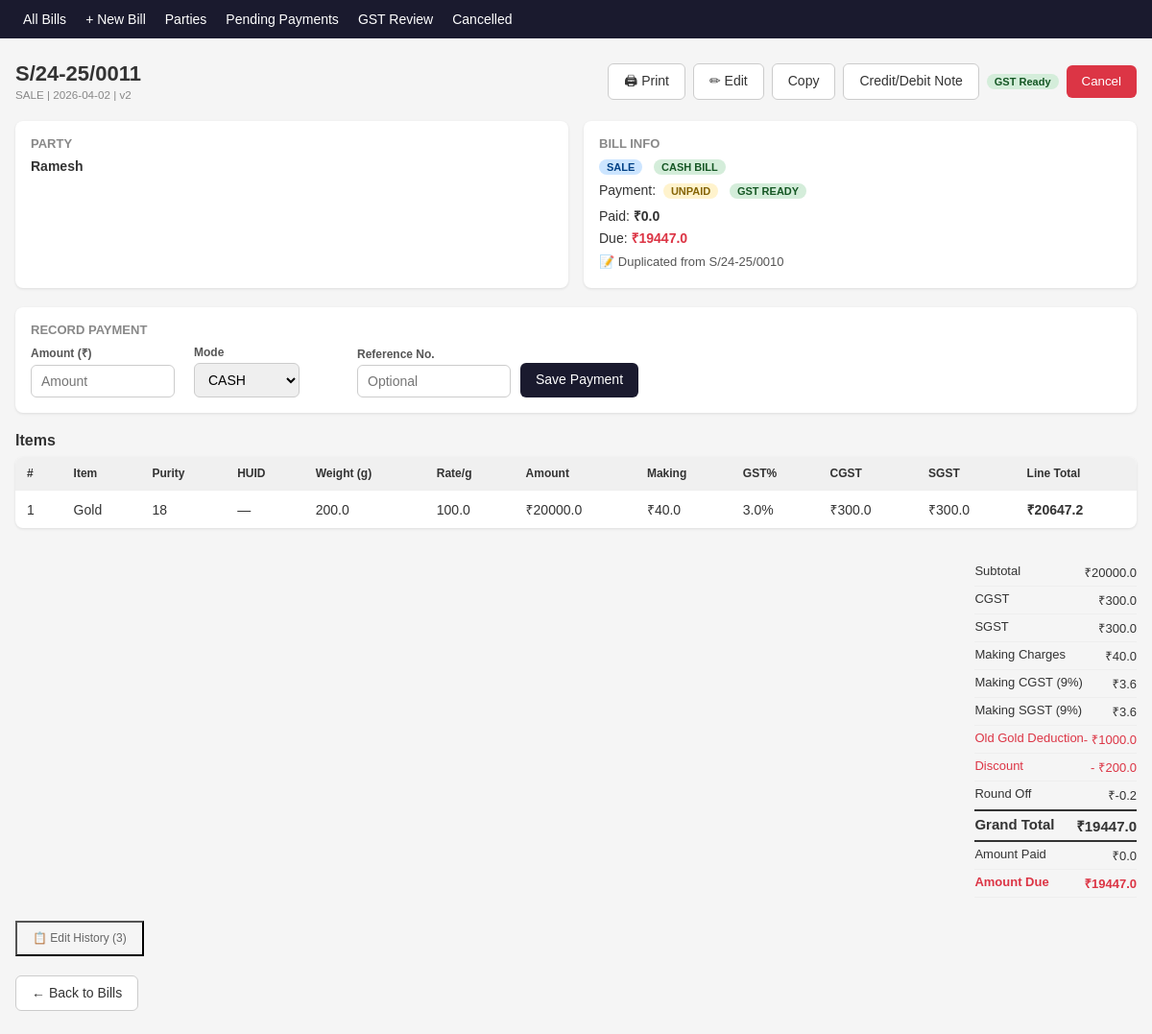
The app's page /invoices/11 with its own data.
### app/models/invoices.py (models this page shows)
class Invoice(SQLModel, table=True):
    __tablename__ = "invoices"
    id: Optional[int] = Field(default=None, primary_key=True)
    invoice_number: str = Field(index=True)
    invoice_type: str
    bill_category: str = "cash"
    party_id: Optional[int] = Field(default=None, foreign_key="parties.id")
    financial_year_id: Optional[int] = Field(default=None, foreign_key="financial_years.id")
    invoice_date: date = Field(index=True)
    due_date: Optional[date] = None
    credit_due_date: Optional[date] = None
    place_of_supply: Optional[str] = "Uttar Pradesh"
    supply_type: str = "intrastate"
    party_gstin: Optional[str] = None
    subtotal: float = 0.0
    total_cgst: float = 0.0
    total_sgst: float = 0.0
    total_igst: float = 0.0
    total_making_charges: float = 0.0
    making_cgst: float = 0.0
    making_sgst: float = 0.0
    old_gold_value: float = 0.0
    discount: float = 0.0
    round_off: float = 0.0
    grand_total: float = 0.0
    amount_paid: float = 0.0
    amount_due: float = 0.0
    payment_mode: Optional[str] = None
    payment_status: str = "unpaid"
    gst_status: str = "pending_review"
    version_number: int = 1
    is_cancelled: bool = False
    cancelled_at: Optional[datetime] = None
    cancelled_reason: Optional[str] = None
    ref_invoice_id: Optional[int] = Field(default=None, foreign_key="invoices.id")
    notes: Optional[str] = None
    created_at: datetime = Field(default_factory=datetime.utcnow)
    updated_at: datetime = Field(default_factory=datetime.utcnow)

class InvoiceItem(SQLModel, table=True):
    __tablename__ = "invoice_items"
    id: Optional[int] = Field(default=None, primary_key=True)
    invoice_id: int = Field(foreign_key="invoices.id")
    product_id: Optional[int] = Field(default=None, foreign_key="products.id")
    item_name: str
    hsn_code: str = "7113"
    purity: Optional[str] = None
    huid: Optional[str] = None
    weight_grams: Optional[float] = None
    rate_per_gram: Optional[float] = None
    quantity: float = 1.0
    unit: str = "grams"
    amount: float = 0.0
    making_charges: Optional[float] = None
    making_gst_rate: float = 18.0
    making_cgst: float = 0.0
    making_sgst: float = 0.0
    gst_rate: float = 3.0
    cgst_amount: float = 0.0
    sgst_amount: float = 0.0
    igst_amount: float = 0.0
    line_total: float = 0.0
    sort_order: int = 0
    description: Optional[str] = None

### app/models/parties.py (models this page shows)
class Party(SQLModel, table=True):
    __tablename__ = "parties"
    id: Optional[int] = Field(default=None, primary_key=True)
    type: str                           # customer / supplier / both
    name: str = Field(index=True)
    phone: Optional[str] = Field(default=None, index=True)
    email: Optional[str] = None
    address: Optional[str] = None
    city: Optional[str] = None
    state: Optional[str] = None
    state_code: Optional[str] = None
    gstin: Optional[str] = None
    gstin_verified: bool = False
    gstin_status: Optional[str] = None  # active / cancelled / pending
    business_type: Optional[str] = None # fixed typo: bussiness -> business
    credit_limit: Optional[float] = None
    credit_days: Optional[int] = None
    opening_balance: Optional[float] = None
    opening_balance_type: Optional[str] = None  # debit / credit
    notes: Optional[str] = None
    created_at: datetime = Field(default_factory=datetime.utcnow)

### app/routers/invoices.py (the view)
@router.get("/{invoice_id}", response_class=HTMLResponse)
def invoice_detail(invoice_id: int, request: Request, session: Session = Depends(get_session)):
    invoice = session.get(Invoice, invoice_id)
    if not invoice:
        raise HTTPException(status_code=404, detail="Bill not found")
    items = session.exec(
        select(InvoiceItem)
        .where(InvoiceItem.invoice_id == invoice_id)
        .order_by(InvoiceItem.sort_order)
    ).all()
    party     = session.get(Party, invoice.party_id) if invoice.party_id else None
    edit_logs = session.exec(
        select(InvoiceEditLog)
        .where(InvoiceEditLog.invoice_id == invoice_id)
        .order_by(InvoiceEditLog.edited_at.desc())
    ).all()
    return templates.TemplateResponse(
        request=request, name="invoices/detail.html",
        context={
            "invoice":   invoice,
            "items":     items,
            "party":     party,
            "edit_logs": edit_logs,
            "today":     date.today(),   # FIX: was missing, needed for due date comparison
        }
    )

### app/templates/invoices/detail.html (shortened to what this page needs)
{% extends "base.html" %}
{% block content %}
<div class="page-header">
    <div>
        <h1 style="margin:0">{{ invoice.invoice_number }}</h1>
        <small style="color:#888">
            {{ invoice.invoice_type | upper }} |
            {{ invoice.invoice_date }} |
            v{{ invoice.version_number }}
        </small>
    </div>
    <div style="display:flex; gap:8px; flex-wrap:wrap; align-items:center;">
        {% if not invoice.is_cancelled %}
        <a href="/invoices/{{ invoice.id }}/print" class="btn-secondary" target="_blank">🖨 Print</a>
        <a href="/invoices/{{ invoice.id }}/edit" class="btn-secondary">✏ Edit</a>
        <button onclick="duplicateBill({{ invoice.id }})" class="btn-secondary">Copy</button>
        {% if invoice.invoice_type == "sale" %}
        <a href="/invoices/{{ invoice.id }}/credit-note" class="btn-secondary">Credit/Debit Note</a>
        {% endif %}
        {% if invoice.gst_status == "pending_review" %}
        <button onclick="markGstReady({{ invoice.id }})" class="btn-primary">✓ Mark GST Ready</button>
        {% else %}
        <span class="badge badge-gst-gst_ready" style="align-self:center;">GST Ready</span>
        {% endif %}
        <button onclick="cancelBill({{ invoice.id }})" class="btn-danger">Cancel</button>
        {% else %}
        <span class="badge badge-overdue" style="font-size:13px; padding:6px 14px;">CANCELLED</span>
        <button onclick="recoverBill({{ invoice.id }})" class="btn-secondary">Recover Bill</button>
        {% endif %}
    </div>
</div>
<div class="detail-grid">
    <div class="detail-card">
        <h3>Party</h3>
        {% if party %}
        <p><strong>{{ party.name }}</strong></p>
        {% else %}
        <p style="color:#888">Walk-in customer</p>
        {% endif %}
    </div>
    <div class="detail-card">
        <h3>Bill Info</h3>
        <p style="margin-bottom:8px">
            <span class="badge badge-{{ invoice.invoice_type }}">
                {{ invoice.invoice_type | upper }}
            </span>
            {% if invoice.bill_category == "credit" %}
            <span class="badge badge-unpaid">CREDIT BILL</span>
            {% else %}
            <span class="badge badge-paid">CASH BILL</span>
            {% endif %}
        </p>
        <p style="margin-bottom:4px">
            Payment:&nbsp;
            <span class="badge badge-{{ invoice.payment_status }}">
                {{ invoice.payment_status | upper }}
            </span>
            <span class="badge badge-gst-{{ invoice.gst_status }}">
                {{ invoice.gst_status | replace("_"," ") | upper }}
            </span>
        </p>
        <p style="margin-top:8px">Paid: <strong>₹{{ invoice.amount_paid }}</strong></p>
        <p>Due: <strong style="color:{% if invoice.amount_due > 0 %}#dc3545{% else %}#28a745{% endif %}">
                ₹{{ invoice.amount_due }}
            </strong></p>
        {% if invoice.notes %}
        <p style="margin-top:8px; color:#555; font-size:13px">📝 {{ invoice.notes }}</p>
        {% endif %}
    </div>
</div>
{% if not invoice.is_cancelled and invoice.payment_status != "paid" %}
<div class="detail-card" style="margin-bottom:20px">
    <h3>Record Payment</h3>
    <div style="display:flex; gap:10px; flex-wrap:wrap; align-items:flex-end;">
        <div class="form-group">
            <label>Amount (₹)</label>
            <input type="number" id="payAmount" step="0.01" min="0" max="{{ invoice.amount_due }}" placeholder="Amount"
                style="width:150px">
        </div>
        <div class="form-group">
            <label>Mode</label>
            <select id="payMode" style="width:110px">
                {% for m in ["cash","upi","cheque","card","neft","rtgs"] %}
                <option value="{{ m }}">{{ m | upper }}</option>
                {% endfor %}
            </select>
        </div>
        <div class="form-group">
            <label>Reference No.</label>
            <input type="text" id="payRef" placeholder="Optional" style="width:160px">
        </div>
        <button onclick="recordPayment({{ invoice.id }})" class="btn-primary">Save Payment</button>
    </div>
</div>
{% endif %}
<h2>Items</h2>
<table class="table" style="margin-bottom:16px">
    <thead>
        <tr>
            <th>#</th>
            <th>Item</th>
            <th>Purity</th>
            <th>HUID</th>
            <th>Weight (g)</th>
            <th>Rate/g</th>
            <th>Amount</th>
            <th>Making</th>
            <th>GST%</th>
            <th>CGST</th>
            <th>SGST</th>
            <th>Line Total</th>
        </tr>
    </thead>
    <tbody>
        {% for item in items %}
        <tr>
            <td>{{ loop.index }}</td>
            <td>{{ item.item_name }}</td>
            <td>{{ item.purity or "—" }}</td>
            <td>{{ item.huid or "—" }}</td>
            <td>{{ item.weight_grams or "—" }}</td>
            <td>{{ item.rate_per_gram or "—" }}</td>
            <td>₹{{ item.amount }}</td>
            <td>₹{{ item.making_charges or 0 }}</td>
            <td>{{ item.gst_rate }}%</td>
            <td>₹{{ item.cgst_amount }}</td>
            <td>₹{{ item.sgst_amount }}</td>
            <td><strong>₹{{ item.line_total }}</strong></td>
        </tr>
        {% endfor %}
    </tbody>
</table>
<div style="display:flex; justify-content:flex-end; margin-bottom:20px">
    <div class="totals-box">
        <div class="total-row"><span>Subtotal</span><span>₹{{ invoice.subtotal }}</span></div>
        <div class="total-row"><span>CGST</span><span>₹{{ invoice.total_cgst }}</span></div>
        <div class="total-row"><span>SGST</span><span>₹{{ invoice.total_sgst }}</span></div>
        <div class="total-row"><span>Making Charges</span><span>₹{{ invoice.total_making_charges }}</span></div>
        <div class="total-row"><span>Making CGST (9%)</span><span>₹{{ invoice.making_cgst }}</span></div>
        <div class="total-row"><span>Making SGST (9%)</span><span>₹{{ invoice.making_sgst }}</span></div>
        {% if invoice.old_gold_value > 0 %}
        <div class="total-row" style="color:#dc3545"><span>Old Gold Deduction</span><span>- ₹{{ invoice.old_gold_value
                }}</span></div>
        {% endif %}
        {% if invoice.discount > 0 %}
        <div class="total-row" style="color:#dc3545"><span>Discount</span><span>- ₹{{ invoice.discount }}</span></div>
        {% endif %}
        <div class="total-row"><span>Round Off</span><span>₹{{ invoice.round_off }}</span></div>
        <div class="total-row total-grand"><span>Grand Total</span><span>₹{{ invoice.grand_total }}</span></div>
        <div class="total-row"><span>Amount Paid</span><span>₹{{ invoice.amount_paid }}</span></div>
        <div class="total-row total-due"><span>Amount Due</span><span>₹{{ invoice.amount_due }}</span></div>
    </div>
</div>
{% if edit_logs %}
<div style="margin-top:24px; margin-bottom:20px">
    <button onclick="document.getElementById('editHistory').style.display =
        document.getElementById('editHistory').style.display === 'none' ? 'block' : 'none'" class="btn-ghost"
        style="font-size:12px">
        📋 Edit History ({{ edit_logs|length }})
    </button>
</div>
{% endif %}
<a href="/invoices" class="btn-secondary">← Back to Bills</a>
{% endblock %}

### app/static/css/style.css (style rules this page uses)
* { box-sizing: border-box; margin: 0; padding: 0; }
body { font-family: Arial, sans-serif; font-size: 14px; background: #f5f5f5; color: #333; }
.page-header { display: flex; justify-content: space-between; align-items: center; margin-bottom: 20px; }
h1 { font-size: 22px; }
h2 { font-size: 16px; margin: 16px 0 8px; }
.btn-primary { background: #1a1a2e; color: #fff; padding: 8px 16px; border: none; border-radius: 6px; cursor: pointer; text-decoration: none; font-size: 14px; }
.btn-secondary { background: #fff; color: #333; padding: 8px 16px; border: 1px solid #ccc; border-radius: 6px; cursor: pointer; text-decoration: none; font-size: 14px; }
.btn-danger { background: #dc3545; color: #fff; padding: 8px 16px; border: none; border-radius: 6px; cursor: pointer; }
.btn-ghost { background: transparent; color: #666; padding: 8px 16px; text-decoration: none; }
.table { width: 100%; border-collapse: collapse; background: #fff; border-radius: 8px; overflow: hidden; box-shadow: 0 1px 3px rgba(0,0,0,0.1); }
.table th { background: #f0f0f0; padding: 10px 12px; text-align: left; font-weight: 600; font-size: 12px; }
.table td { padding: 10px 12px; border-top: 1px solid #eee; }
.form-group { display: flex; flex-direction: column; gap: 4px; min-width: 160px; }
.form-group label { font-size: 12px; font-weight: 600; color: #555; }
.form-group input, .form-group select, .form-group textarea { padding: 8px 10px; border: 1px solid #ccc; border-radius: 6px; font-size: 14px; }
.totals-box { max-width: 360px; margin-left: auto; margin-top: 16px; }
.total-row { display: flex; justify-content: space-between; padding: 5px 0; border-bottom: 1px solid #eee; font-size: 13px; }
.total-grand { font-weight: bold; font-size: 15px; border-top: 2px solid #333; border-bottom: 2px solid #333; }
.total-due { font-weight: bold; color: #dc3545; }
.detail-grid { display: grid; grid-template-columns: 1fr 1fr; gap: 16px; margin-bottom: 20px; }
.detail-card { background: #fff; border-radius: 8px; padding: 16px; box-shadow: 0 1px 3px rgba(0,0,0,0.1); }
.detail-card h3 { font-size: 13px; color: #888; margin-bottom: 8px; text-transform: uppercase; }
.detail-card p { margin-bottom: 4px; }
.badge { display: inline-block; padding: 2px 8px; border-radius: 20px; font-size: 11px; font-weight: 600; }
.badge-paid { background: #d4edda; color: #155724; }
.badge-unpaid { background: #fff3cd; color: #856404; }
.badge-gst-gst_ready { background: #d4edda; color: #155724; }
.btn-primary, .btn-secondary, .btn-danger, .btn-ghost { display: inline-block; text-align: center; line-height: 1.4; }
.badge-sale { background: #cce5ff; color: #004085; }
.totals-box { max-width: 380px; margin-left: auto; }

### records on screen
Invoice: invoice_number "S/24-25/0011", invoice_type "SALE", invoice_date "2026-04-02", version_number "2", payment_status "UNPAID", gst_status "GST READY", amount_paid "0.0", amount_due "19447.0", notes "Duplicated from S/24-25/0010", subtotal "20000.0", total_cgst "300.0", total_sgst "300.0", total_making_charges "40.0", making_cgst "3.6", making_sgst "3.6", old_gold_value "1000.0", discount "200.0", round_off "-0.2", grand_total "19447.0"
Party: name "Ramesh"
InvoiceItem: item_name "Gold", purity "18", huid "—", weight_grams "200.0", rate_per_gram "100.0", amount "20000.0", making_charges "40.0", gst_rate "3.0", cgst_amount "300.0", sgst_amount "300.0", line_total "20647.2"

### other values on screen
{{ edit_logs|length }} "3"
form field value "CASH"
